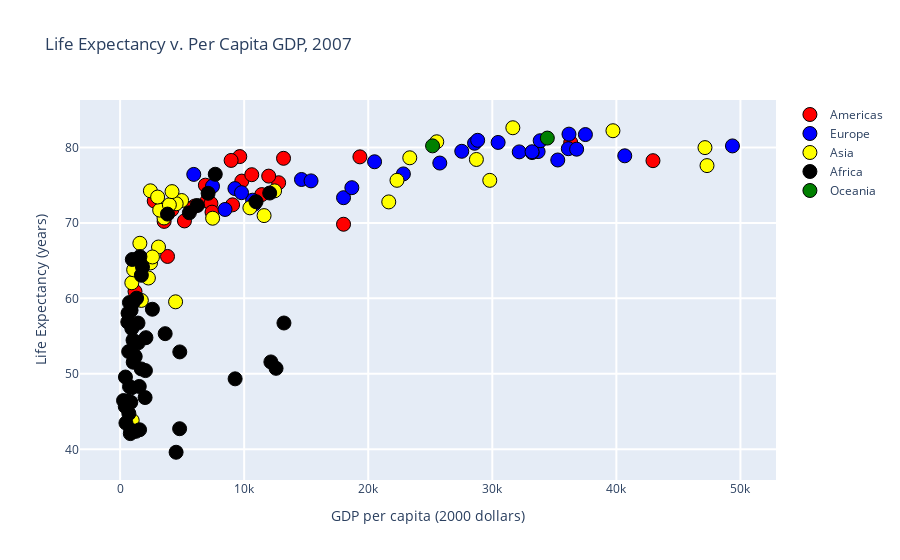

Source (notebook cell):
### Code cell
# code improved - no need to construct 5 separate traces
from plotly.graph_objs.scatter import Marker
trc = go.Scatter(x=df.gdpPercap, y=df.lifeExp, mode='markers', text=df.country)

# to match colors as below order should be the same as traces order having put into fig_comp 'data' key
continents = [americas, europe, asia, africa, oceania]
colors = ['red','blue','yellow','black','green']
style = [dict(marker=Marker(color=colors[i], size=14, line=dict(width=1, color='black'))) for i in range(len(continents))]

fig = go.Figure(data=[trc], layout=layout_comp)
fig = fig_comp.update({'data':style})
iplot(fig)

### Figure 1 — Plotly figure (JSON) as saved in the notebook; plotly's stock layout.template omitted (floating-point values rounded to 4 significant figures)
{"data": [{"marker": {"color": "red", "line": {"color": "black", "width": 1}, "size": 14}, "mode": "markers", "name": "Americas", "text": ["Argentina", "Bolivia", "Brazil", "Canada", "Chile", "Colombia", "Costa Rica", "Cuba", "Dominican Republic", "Ecuador", "El Salvador", "Guatemala", "Haiti", "Honduras", "Jamaica", "Mexico", "Nicaragua", "Panama", "Paraguay", "Peru", "Puerto Rico", "Trinidad and Tobago", "United States", "Uruguay", "Venezuela"], "type": "scatter", "x": [12780.0, 3822.0, 9066.0, 36320.0, 13170.0, 7007.0, 9645.0, 8948.0, 6025.0, 6873.0, 5728.0, 5186.0, 1202.0, 3548.0, 7321.0, 11980.0, 2749.0, 9809.0, 4173.0, 7409.0, 19330.0, 18010.0, 42950.0, 10610.0, 11420.0], "y": [75.32, 65.55, 72.39, 80.65, 78.55, 72.89, 78.78, 78.27, 72.23, 74.99, 71.88, 70.26, 60.92, 70.2, 72.57, 76.19, 72.9, 75.54, 71.75, 71.42, 78.75, 69.82, 78.24, 76.38, 73.75]}, {"marker": {"color": "blue", "line": {"color": "black", "width": 1}, "size": 14}, "mode": "markers", "name": "Europe", "text": ["Albania", "Austria", "Belgium", "Bosnia and Herzegovina", "Bulgaria", "Croatia", "Czech Republic", "Denmark", "Finland", "France", "Germany", "Greece", "Hungary", "Iceland", "Ireland", "Italy", "Montenegro", "Netherlands", "Norway", "Poland", "Portugal", "Romania", "Serbia", "Slovak Republic", "Slovenia", "Spain", "Sweden", "Switzerland", "Turkey", "United Kingdom"], "type": "scatter", "x": [5937.0, 36130.0, 33690.0, 7446.0, 10680.0, 14620.0, 22830.0, 35280.0, 33210.0, 30470.0, 32170.0, 27540.0, 18010.0, 36180.0, 40680.0, 28570.0, 9254.0, 36800.0, 49360.0, 15390.0, 20510.0, 10810.0, 9787.0, 18680.0, 25770.0, 28820.0, 33860.0, 37510.0, 8458.0, 33200.0], "y": [76.42, 79.83, 79.44, 74.85, 73.0, 75.75, 76.49, 78.33, 79.31, 80.66, 79.41, 79.48, 73.34, 81.76, 78.89, 80.55, 74.54, 79.76, 80.2, 75.56, 78.1, 72.48, 74.0, 74.66, 77.93, 80.94, 80.88, 81.7, 71.78, 79.42]}, {"marker": {"color": "yellow", "line": {"color": "black", "width": 1}, "size": 14}, "mode": "markers", "name": "Asia", "text": ["Afghanistan", "Bahrain", "Bangladesh", "Cambodia", "China", "Hong Kong, China", "India", "Indonesia", "Iran", "Iraq", "Israel", "Japan", "Jordan", "Korea, Dem. Rep.", "Korea, Rep.", "Kuwait", "Lebanon", "Malaysia", "Mongolia", "Myanmar", "Nepal", "Oman", "Pakistan", "Philippines", "Saudi Arabia", "Singapore", "Sri Lanka", "Syria", "Taiwan", "Thailand", "Vietnam", "West Bank and Gaza", "Yemen, Rep."], "type": "scatter", "x": [974.6, 29800.0, 1391.0, 1714.0, 4959.0, 39720.0, 2452.0, 3541.0, 11610.0, 4471.0, 25520.0, 31660.0, 4519.0, 1593.0, 23350.0, 47310.0, 10460.0, 12450.0, 3096.0, 944, 1091.0, 22320.0, 2606.0, 3190.0, 21650.0, 47140.0, 3970.0, 4185.0, 28720.0, 7458.0, 2442.0, 3025.0, 2281.0], "y": [43.83, 75.64, 64.06, 59.72, 72.96, 82.21, 64.7, 70.65, 70.96, 59.55, 80.75, 82.6, 72.53, 67.3, 78.62, 77.59, 71.99, 74.24, 66.8, 62.07, 63.78, 75.64, 65.48, 71.69, 72.78, 79.97, 72.4, 74.14, 78.4, 70.62, 74.25, 73.42, 62.7]}, {"marker": {"color": "black", "line": {"color": "black", "width": 1}, "size": 14}, "mode": "markers", "name": "Africa", "text": ["Algeria", "Angola", "Benin", "Botswana", "Burkina Faso", "Burundi", "Cameroon", "Central African Republic", "Chad", "Comoros", "Congo, Dem. Rep.", "Congo, Rep.", "Cote d'Ivoire", "Djibouti", "Egypt", "Equatorial Guinea", "Eritrea", "Ethiopia", "Gabon", "Gambia", "Ghana", "Guinea", "Guinea-Bissau", "Kenya", "Lesotho", "Liberia", "Libya", "Madagascar", "Malawi", "Mali", "Mauritania", "Mauritius", "Morocco", "Mozambique", "Namibia", "Niger", "Nigeria", "Reunion", "Rwanda", "Sao Tome and Principe", "Senegal", "Sierra Leone", "Somalia", "South Africa", "Sudan", "Swaziland", "Tanzania", "Togo", "Tunisia", "Uganda", "Zambia", "Zimbabwe"], "type": "scatter", "x": [6223.0, 4797.0, 1441.0, 12570.0, 1217.0, 430.1, 2042.0, 706.0, 1704.0, 986.1, 277.6, 3633.0, 1545.0, 2082.0, 5581.0, 12150.0, 641.4, 690.8, 13210.0, 752.7, 1328.0, 942.7, 579.2, 1463.0, 1569.0, 414.5, 12060.0, 1045.0, 759.3, 1043.0, 1803.0, 10960.0, 3820.0, 823.7, 4811.0, 619.7, 2014.0, 7670.0, 863.1, 1598.0, 1712.0, 862.5, 926.1, 9270.0, 2602.0, 4513.0, 1107.0, 883.0, 7093.0, 1056.0, 1271.0, 469.7], "y": [72.3, 42.73, 56.73, 50.73, 52.3, 49.58, 50.43, 44.74, 50.65, 65.15, 46.46, 55.32, 48.33, 54.79, 71.34, 51.58, 58.04, 52.95, 56.73, 59.45, 60.02, 56.01, 46.39, 54.11, 42.59, 45.68, 73.95, 59.44, 48.3, 54.47, 64.16, 72.8, 71.16, 42.08, 52.91, 56.87, 46.86, 76.44, 46.24, 65.53, 63.06, 42.57, 48.16, 49.34, 58.56, 39.61, 52.52, 58.42, 73.92, 51.54, 42.38, 43.49]}, {"marker": {"color": "green", "line": {"color": "black", "width": 1}, "size": 14}, "mode": "markers", "name": "Oceania", "text": ["Australia", "New Zealand"], "type": "scatter", "x": [34440.0, 25190.0], "y": [81.23, 80.2]}], "layout": {"hovermode": "closest", "title": {"text": "Life Expectancy v. Per Capita GDP, 2007"}, "xaxis": {"gridwidth": 2, "ticklen": 5, "title": {"text": "GDP per capita (2000 dollars)"}, "zeroline": false}, "yaxis": {"gridwidth": 2, "ticklen": 5, "title": {"text": "Life Expectancy (years)"}}}}
